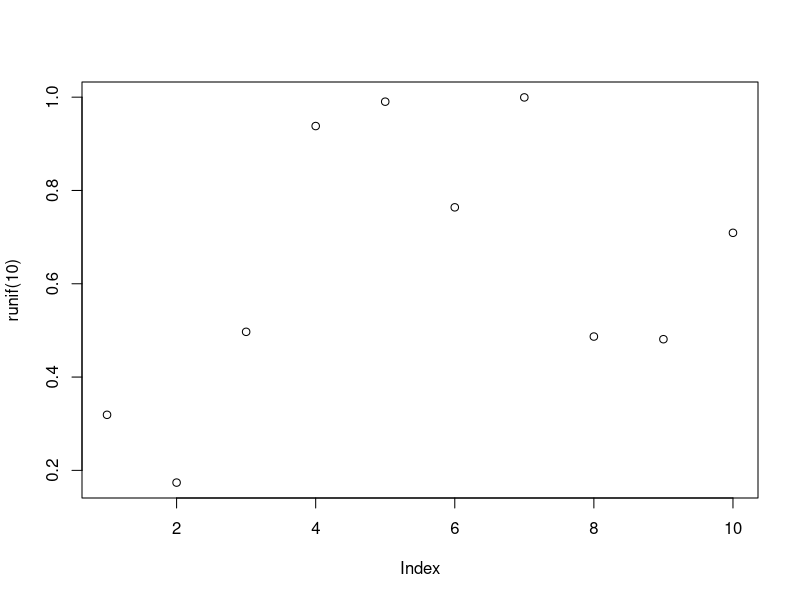

Generate this figure with R:
## ---- chunk 1
runif(10)
plot(runif(10))
